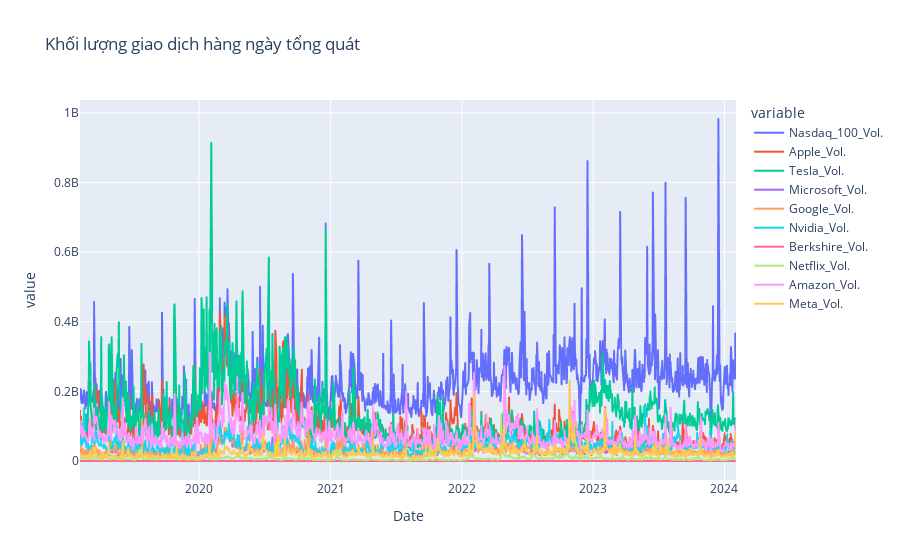

Notebook cell for this chart:
### Code cell
fig = px.line(data_frame=df_volume,title='Khối lượng giao dịch hàng ngày tổng quát')
fig.show()

### Figure 1 — Plotly figure (JSON) as saved in the notebook; plotly's stock layout.template omitted (floating-point values rounded to 4 significant figures; data arrays with more than 128 entries replaced by an {"elided": "..."} marker saying what was removed)
{"data": [{"hovertemplate": "variable=Nasdaq_100_Vol.<br>Date=%{x}<br>value=%{y}<extra></extra>", "legendgroup": "Nasdaq_100_Vol.", "line": {"color": "#636efa", "dash": "solid"}, "marker": {"symbol": "circle"}, "mode": "lines", "name": "Nasdaq_100_Vol.", "showlegend": true, "type": "scattergl", "x": {"elided": "1243 str values"}, "xaxis": "x", "y": {"elided": "1243 float values"}, "yaxis": "y"}, {"hovertemplate": "variable=Apple_Vol.<br>Date=%{x}<br>value=%{y}<extra></extra>", "legendgroup": "Apple_Vol.", "line": {"color": "#EF553B", "dash": "solid"}, "marker": {"symbol": "circle"}, "mode": "lines", "name": "Apple_Vol.", "showlegend": true, "type": "scattergl", "x": {"elided": "1243 str values"}, "xaxis": "x", "y": {"elided": "1243 float values"}, "yaxis": "y"}, {"hovertemplate": "variable=Tesla_Vol.<br>Date=%{x}<br>value=%{y}<extra></extra>", "legendgroup": "Tesla_Vol.", "line": {"color": "#00cc96", "dash": "solid"}, "marker": {"symbol": "circle"}, "mode": "lines", "name": "Tesla_Vol.", "showlegend": true, "type": "scattergl", "x": {"elided": "1243 str values"}, "xaxis": "x", "y": {"elided": "1243 float values"}, "yaxis": "y"}, {"hovertemplate": "variable=Microsoft_Vol.<br>Date=%{x}<br>value=%{y}<extra></extra>", "legendgroup": "Microsoft_Vol.", "line": {"color": "#ab63fa", "dash": "solid"}, "marker": {"symbol": "circle"}, "mode": "lines", "name": "Microsoft_Vol.", "showlegend": true, "type": "scattergl", "x": {"elided": "1243 str values"}, "xaxis": "x", "y": {"elided": "1243 float values"}, "yaxis": "y"}, {"hovertemplate": "variable=Google_Vol.<br>Date=%{x}<br>value=%{y}<extra></extra>", "legendgroup": "Google_Vol.", "line": {"color": "#FFA15A", "dash": "solid"}, "marker": {"symbol": "circle"}, "mode": "lines", "name": "Google_Vol.", "showlegend": true, "type": "scattergl", "x": {"elided": "1243 str values"}, "xaxis": "x", "y": {"elided": "1243 float values"}, "yaxis": "y"}, {"hovertemplate": "variable=Nvidia_Vol.<br>Date=%{x}<br>value=%{y}<extra></extra>", "legendgroup": "Nvidia_Vol.", "line": {"color": "#19d3f3", "dash": "solid"}, "marker": {"symbol": "circle"}, "mode": "lines", "name": "Nvidia_Vol.", "showlegend": true, "type": "scattergl", "x": {"elided": "1243 str values"}, "xaxis": "x", "y": {"elided": "1243 float values"}, "yaxis": "y"}, {"hovertemplate": "variable=Berkshire_Vol.<br>Date=%{x}<br>value=%{y}<extra></extra>", "legendgroup": "Berkshire_Vol.", "line": {"color": "#FF6692", "dash": "solid"}, "marker": {"symbol": "circle"}, "mode": "lines", "name": "Berkshire_Vol.", "showlegend": true, "type": "scattergl", "x": {"elided": "1243 str values"}, "xaxis": "x", "y": {"elided": "1243 float values"}, "yaxis": "y"}, {"hovertemplate": "variable=Netflix_Vol.<br>Date=%{x}<br>value=%{y}<extra></extra>", "legendgroup": "Netflix_Vol.", "line": {"color": "#B6E880", "dash": "solid"}, "marker": {"symbol": "circle"}, "mode": "lines", "name": "Netflix_Vol.", "showlegend": true, "type": "scattergl", "x": {"elided": "1243 str values"}, "xaxis": "x", "y": {"elided": "1243 float values"}, "yaxis": "y"}, {"hovertemplate": "variable=Amazon_Vol.<br>Date=%{x}<br>value=%{y}<extra></extra>", "legendgroup": "Amazon_Vol.", "line": {"color": "#FF97FF", "dash": "solid"}, "marker": {"symbol": "circle"}, "mode": "lines", "name": "Amazon_Vol.", "showlegend": true, "type": "scattergl", "x": {"elided": "1243 str values"}, "xaxis": "x", "y": {"elided": "1243 float values"}, "yaxis": "y"}, {"hovertemplate": "variable=Meta_Vol.<br>Date=%{x}<br>value=%{y}<extra></extra>", "legendgroup": "Meta_Vol.", "line": {"color": "#FECB52", "dash": "solid"}, "marker": {"symbol": "circle"}, "mode": "lines", "name": "Meta_Vol.", "showlegend": true, "type": "scattergl", "x": {"elided": "1243 str values"}, "xaxis": "x", "y": {"elided": "1243 float values"}, "yaxis": "y"}], "layout": {"legend": {"title": {"text": "variable"}, "tracegroupgap": 0}, "title": {"text": "Khối lượng giao dịch hàng ngày tổng quát"}, "xaxis": {"anchor": "y", "domain": [0, 1], "title": {"text": "Date"}}, "yaxis": {"anchor": "x", "domain": [0, 1], "title": {"text": "value"}}}}
